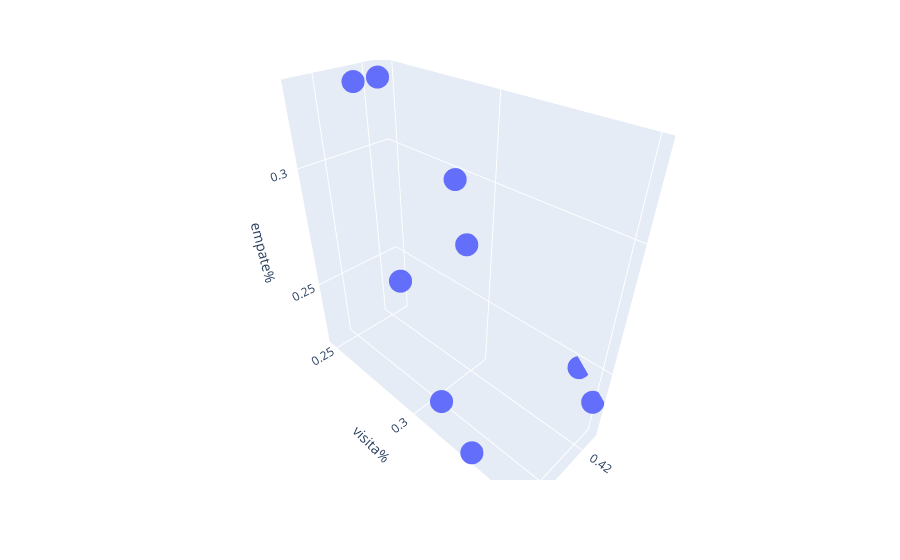

The code cell stored with this chart in its notebook:
### Markdown cell above
### Ejercicio para practicar

Queremos entender mejor en que ligas pesa mas la localia, para eso, necesitamos replicar el grafico 3d, sin embargo en vez de mostrar los resultados en totales, los necesitamos en % del total

### Code cell
df_3d["total_partidos"] = df_3d["local"] + df_3d["empate"] + df_3d["visita"]
df_3d["local%"] = df_3d["local"] / df_3d["total_partidos"]
df_3d["empate%"] = df_3d["empate"] / df_3d["total_partidos"]
df_3d["visita%"] = df_3d["visita"] / df_3d["total_partidos"]

figura_3d = px.scatter_3d(df_3d, x="local%", y="visita%", z="empate%", text = "league")
figura_3d.update_traces(mode = "markers")

### Figure 1 — Plotly figure (JSON) as saved in the notebook; plotly's stock layout.template omitted (floating-point values rounded to 4 significant figures)
{"data": [{"hoverlabel": {"namelength": 0}, "hovertemplate": "local%=%{x}<br>visita%=%{y}<br>empate%=%{z}<br>league=%{text}", "legendgroup": "", "marker": {"color": "#636efa", "symbol": "circle"}, "mode": "markers", "name": "", "scene": "scene", "showlegend": false, "text": ["Bundesliga 1", "Bundesliga 2", "Championship", "Premier League", "Primeira Liga", "Primera Division", "Segunda Division", "Serie A", "Serie B"], "type": "scatter3d", "x": [0.4137, 0.4158, 0.4221, 0.45, 0.4498, 0.4431, 0.4203, 0.4121, 0.4268], "y": [0.3502, 0.286, 0.2979, 0.3136, 0.3281, 0.287, 0.2531, 0.3421, 0.2478], "z": [0.2362, 0.2981, 0.28, 0.2364, 0.2221, 0.2699, 0.3266, 0.2458, 0.3254]}], "layout": {"legend": {"tracegroupgap": 0}, "margin": {"t": 60}, "scene": {"domain": {"x": [0, 1], "y": [0, 1]}, "xaxis": {"title": {"text": "local%"}}, "yaxis": {"title": {"text": "visita%"}}, "zaxis": {"title": {"text": "empate%"}}}}}
